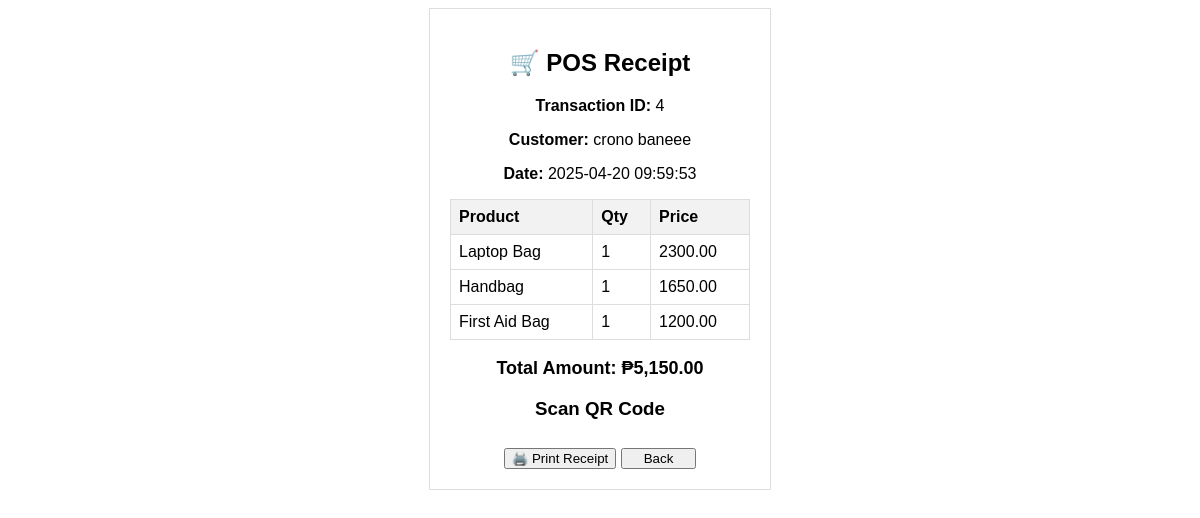
/receipt.php?transaction_id=4, run on the app's committed database.
### tables this page shows
CREATE TABLE `pos_transaction` (
  `transaction_id` int(11) NOT NULL,
  `customer_name` varchar(50) NOT NULL,
  `transaction_date` timestamp NOT NULL DEFAULT current_timestamp()
);

CREATE TABLE `pos_transaction_details` (
  `id` int(11) NOT NULL,
  `transaction_id` int(11) NOT NULL,
  `product_id` int(3) NOT NULL,
  `quantity` int(11) NOT NULL,
  `total` decimal(10,2) NOT NULL,
  `product_name` varchar(255) NOT NULL
);

### receipt.php (the view, shortened to what this page needs)
<?php
$conn = new mysqli('localhost', 'root', '', 'shop_pos');
$transaction_id = $_GET['transaction_id'] ?? 0;
$transaction_query = $conn->prepare("SELECT customer_name, transaction_date FROM pos_transaction WHERE transaction_id = ?");
$transaction_query->bind_param("i", $transaction_id);
$transaction_query->execute();
$transaction_query->bind_result($customer_name, $transaction_date);
$items_query = $conn->prepare("SELECT product_name, quantity, total FROM pos_transaction_details WHERE transaction_id = ?");
$items_query->bind_param("i", $transaction_id);
$items_query->execute();
$items_result = $items_query->get_result();
$total_amount_query = $conn->prepare("SELECT SUM(total) FROM pos_transaction_details WHERE transaction_id = ?");
$total_amount_query->bind_param("i", $transaction_id);
$total_amount_query->execute();
$total_amount_query->bind_result($total_amount);
?>
<!DOCTYPE html>
<html lang="en">
<head>
    <link rel="stylesheet" href="./css/receipt.css">
</head>
<body>
    <div class="receipt">
        <h2>🛒 POS Receipt</h2>
        <p><strong>Transaction ID:</strong> <?php echo $transaction_id; ?></p>
        <p><strong>Customer:</strong> <?php echo $customer_name; ?></p>
        <p><strong>Date:</strong> <?php echo $transaction_date; ?></p>
        <table>
            <tr>
                <th>Product</th>
                <th>Qty</th>
                <th>Price</th>
            </tr>
            <?php while ($row = $items_result->fetch_assoc()): ?>
                <tr>
                    <td><?php echo $row['product_name']; ?></td>
                    <td><?php echo $row['quantity']; ?></td>
                    <td><?php echo $row['total']; ?></td>
                </tr>
            <?php endwhile; ?>
        </table>
        <div class="total-section">
            <p><strong>Total Amount: </strong> ₱<?php echo number_format($total_amount, 2); ?></p>
        </div>
        <div class="qr-section">
            <h3>Scan QR Code</h3>
        </div>
        <button class="btn-print" onclick="window.print()">🖨️ Print Receipt</button>
        <button><a class="back" href="./index.php">Back</a></button>
    </div>
</body>
</html>

### css/receipt.css (style rules this page uses)
body { font-family: Arial, sans-serif; text-align: center; }
.receipt { width: 300px; margin: auto; padding: 20px; border: 1px solid #ddd; }
table { width: 100%; border-collapse: collapse; margin-top: 10px; }
th, td { border: 1px solid #ddd; padding: 8px; text-align: left; }
th { background: #f2f2f2; }
.btn-print { margin-top: 10px; }
.back { text-decoration: none; padding: 20px 15px; color: black; }
.total-section { margin-top: 10px; font-size: 18px; font-weight: bold; }

### data on the page
pos_transaction: customer_name "crono baneee", transaction_date "2025-04-20 09:59:53"
pos_transaction_details: product_name "Laptop Bag", quantity "1", total "2300.00"
pos_transaction_details: product_name "Handbag", quantity "1", total "1650.00"
pos_transaction_details: product_name "First Aid Bag", quantity "1", total "1200.00"

### other printed values
$transaction_id "4"
$total_amount "5,150.00"
